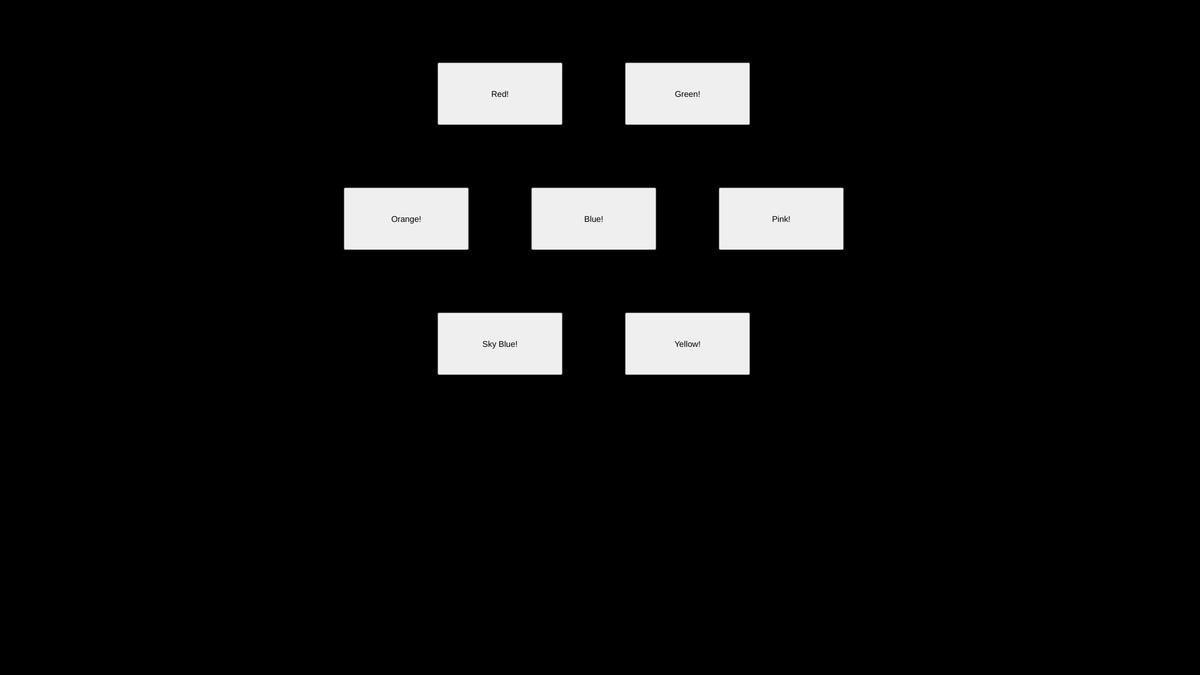
Frame 1 (no input)
Frame 60 (no input): identical to frame 1, image omitted
Frame 120 (the mouse pressed at the canvas centre since frame 60): identical to frame 1, image omitted

The p5.js sketch that drew this single still picture (run headless with seeded random() and noise() and a simulated clock; from frame 60 on, the mouse is pressed at the canvas centre):

// p5.js sketch
// ── sketch.js
var btn_red;
var btn_green;
var btn_blue;
var btn_pink;
var btn_orange;
var btn_skyBlue;
var btn_yellow;

var r = 0;
var g = 0;
var b = 0;

function setup() {
  createCanvas(1920, 1080); 

  btn_red = createButton("Red!");
  btn_red.position(700,100);
  btn_red.mousePressed(redBg);
  btn_red.size(200,100);

  btn_green = createButton("Green!");
  btn_green.position(1000,100);
  btn_green.size(200,100);
  btn_green.mousePressed(greenBg);

  btn_blue = createButton("Blue!");
  btn_blue.position(850,300);
  btn_blue.size(200,100);
  btn_blue.mousePressed(blueBg);

  btn_pink = createButton("Pink!");
  btn_pink.position(1150,300);
  btn_pink.size(200,100);
  btn_pink.mousePressed(pinkBg);

  btn_orange = createButton("Orange!");
  btn_orange.position(550,300);
  btn_orange.size(200,100);
  btn_orange.mousePressed(orangeBg);

  btn_skyBlue = createButton("Sky Blue!");
  btn_skyBlue.position(700,500);
  btn_skyBlue.size(200,100);
  btn_skyBlue.mousePressed(skyBlueBg);

  btn_yellow = createButton("Yellow!");
  btn_yellow.position(1000,500);
  btn_yellow.size(200,100);
  btn_yellow.mousePressed(yellowBg);

}

function draw() {
  background(r,g,b);
}

function redBg(){
  r = 255;
  g = 0;
  b = 0;
}

function greenBg(){
  r = 0;
  g = 255;
  b = 0;
}

function blueBg(){
  r = 0;
  g = 0;
  b = 255;
}

function pinkBg(){
  r = 255;
  g = 182;
  b = 193;
}

function orangeBg(){
  r = 255;
  g = 69;
  b = 0;
}

function skyBlueBg(){
  r = 135;
  g = 206;
  b = 235;
}

function yellowBg(){
  r= 255;
  g = 255;
  b = 0;
}
